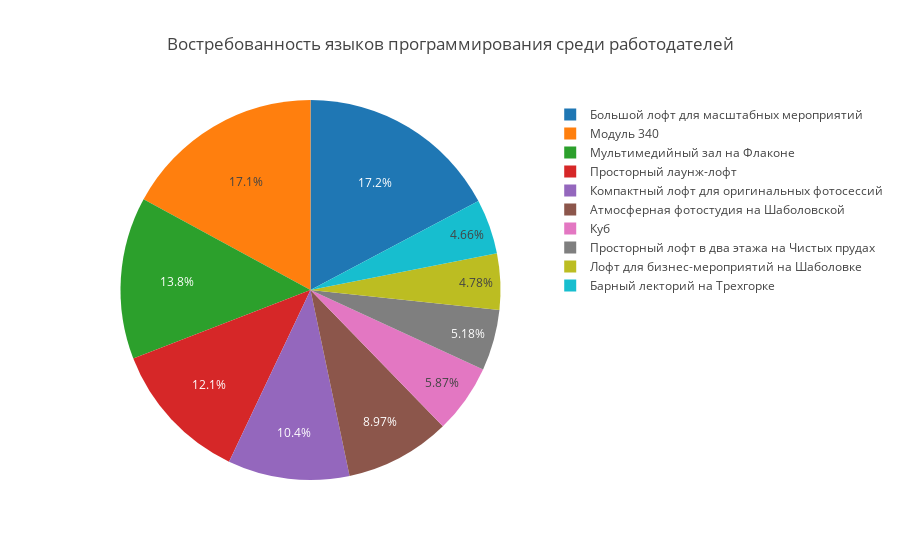

Here is the notebook cell this chart was saved with:
### Markdown cell above
### Распределение по максимальной площади лофта

### Code cell
df_area = dfc[['Name', 'Area']]
df_area = df_area[df_area.Area != 0]
df_area = df_area.sort_values(by='Area', ascending=False)


data = go.Pie(labels=df_vmest['Name'].values[:MAX], values=df_area['Area'].values[:MAX])
layout = {'title': 'Распределение по площади'}
fig = go.Figure(data=[data], layout=layout)
iplot(fig)

### Figure 1 — Plotly figure (JSON) as saved in the notebook; plotly's stock layout.template omitted (floating-point values rounded to 4 significant figures)
{"data": [{"labels": ["Большой лофт для масштабных мероприятий", "Модуль 340", "Мультимедийный зал на Флаконе", "Просторный лаунж-лофт", "Компактный лофт для оригинальных фотосессий", "Атмосферная фотостудия на Шаболовской", "Куб", "Просторный лофт в два этажа на Чистых прудах", "Лофт для бизнес-мероприятий на Шаболовке", "Барный лекторий на Трехгорке"], "type": "pie", "values": [10002, 9902, 8002, 7002, 6002, 5202, 3402, 3002, 2772, 2702]}], "layout": {"title": "Востребованность языков программирования среди работодателей"}}
